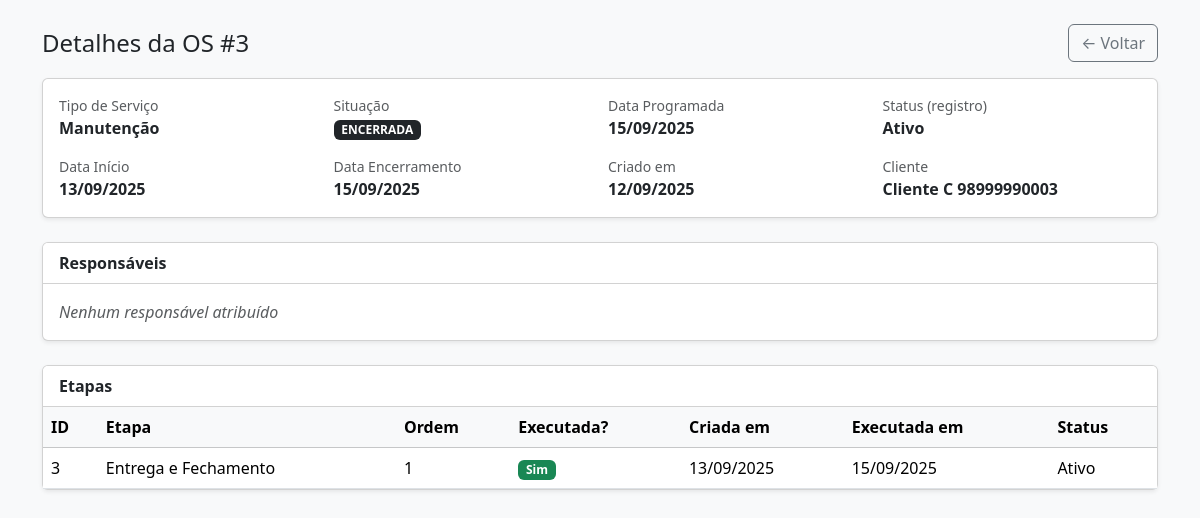
Page /DetalhesOS.php?id=3 (signed in) on the committed database.
### tables this page shows
CREATE TABLE `servicos_os` (
  `id` int(11) NOT NULL,
  `servico_tipo_id` int(11) NOT NULL COMMENT 'Tipo de Serviço',
  `nome_cliente` varchar(250) DEFAULT NULL COMMENT 'Nome do Cliente',
  `numero_cliente` varchar(250) DEFAULT NULL COMMENT 'Contato do Cliente',
  `criado_por_cpf` int(11) NOT NULL COMMENT 'Matricula do Gerador da OS',
  `criado_em` date NOT NULL,
  `data_inicio` date DEFAULT NULL,
  `data_programada` date DEFAULT NULL COMMENT 'Data Programada para Encerramento',
  `data_encerramento` date DEFAULT NULL,
  `situacao` varchar(20) NOT NULL DEFAULT 'ANDAMENTO' COMMENT 'ANDAMENTO/PENDENTE/ENCERRADA',
  `status` varchar(20) NOT NULL COMMENT 'Ativo/Inativo?'
);

CREATE TABLE `servicos_tipos` (
  `id` int(11) NOT NULL,
  `tipo` varchar(250) NOT NULL COMMENT 'Tipo de Serviço',
  `status` varchar(7) NOT NULL COMMENT 'Ativo/Inativo?'
);

CREATE TABLE `servico_etapas` (
  `id` int(11) NOT NULL,
  `etapa` varchar(250) NOT NULL COMMENT 'Nome da Etapa',
  `ordem` int(11) NOT NULL COMMENT 'Ordem da Etapa',
  `execucao` tinyint(4) NOT NULL COMMENT 'Executada?',
  `criada_em` date NOT NULL COMMENT 'Data de Criação da Etapa',
  `executada_em` date DEFAULT NULL COMMENT 'Data de Execução',
  `servico_os_id` int(11) NOT NULL COMMENT 'ID da Ordem de Serviço',
  `status` varchar(7) NOT NULL COMMENT 'Ativo/Inativo?'
);

### DetalhesOS.php (the view, shortened to what this page needs)
<?php
require_once __DIR__ . '/backend/conexao.php';
$id = isset($_GET['id']) ? (int)$_GET['id'] : 0;
$sqlOS = "
    SELECT
        os.id,
        os.servico_tipo_id,
        os.nome_cliente,
        os.numero_cliente,
        os.data_programada,
        os.data_inicio,
        os.data_encerramento,
        os.situacao,
        os.status,
        os.criado_em,
        st.tipo AS tipo_servico
    FROM servicos_os os
    LEFT JOIN servicos_tipos st
           ON st.id = os.servico_tipo_id
    WHERE os.id = :id
    LIMIT 1
";
$stmtOS = $conexao->prepare($sqlOS);
$stmtOS->bindValue(':id', $id, PDO::PARAM_INT);
$stmtOS->execute();
$os = $stmtOS->fetch(PDO::FETCH_ASSOC);
$sqlResp = "
    SELECT DISTINCT
        u.matricula,
        u.nome
    FROM servico_etapas se
    JOIN servico_etapas_responsavel ser
      ON ser.servico_etapa_id = se.id
     AND ser.status = 'Ativo'
    JOIN users u
      ON u.matricula = ser.responsavel
     AND u.status = 'Ativo'
    WHERE se.servico_os_id = :id
      AND se.status = 'Ativo'
    ORDER BY u.nome
";
$stmtResp = $conexao->prepare($sqlResp);
$stmtResp->bindValue(':id', $id, PDO::PARAM_INT);
$stmtResp->execute();
$responsaveis = $stmtResp->fetchAll(PDO::FETCH_ASSOC);
$sqlEtapas = "
    SELECT
        se.id,
        se.etapa,
        se.ordem,
        se.execucao,        -- tinyint(1) 0/1
        se.criada_em,       -- date
        se.executada_em,    -- date (nullable)
        se.status
    FROM servico_etapas se
    WHERE se.servico_os_id = :id
    ORDER BY se.ordem ASC, se.id ASC
";
$stmtEtapas = $conexao->prepare($sqlEtapas);
$stmtEtapas->bindValue(':id', $id, PDO::PARAM_INT);
$stmtEtapas->execute();
$etapas = $stmtEtapas->fetchAll(PDO::FETCH_ASSOC);
function fmtDate($d) {
    $t = strtotime($d);
    return date('d/m/Y', $t);
}
function badgeSituacao($sit) {
    $sit = strtoupper((string)$sit);
    $cls = 'bg-secondary';
    if ($sit === 'ANDAMENTO') $cls = 'bg-success';
    elseif ($sit === 'PENDENTE') $cls = 'bg-warning';
    elseif ($sit === 'ENCERRADA') $cls = 'bg-dark';
    return ['text' => $sit ?: '—', 'class' => $cls];
}
?>
<!DOCTYPE html>
<html lang="pt-br">
<head>
  <link href="https://cdn.jsdelivr.net/npm/bootstrap@5.3.7/dist/css/bootstrap.min.css" rel="stylesheet">
</head>
<body class="bg-light">
  <div class="container py-4">
    <div class="d-flex justify-content-between align-items-center mb-3">
      <h1 class="h4 m-0">Detalhes da OS #<?= (int)$os['id'] ?></h1>
      <div class="d-flex gap-2">
        <a href="servicos.php" class="btn btn-outline-secondary">← Voltar</a>
      </div>
    </div>
    <div class="card mb-4 shadow-sm">
      <div class="card-body">
        <div class="row g-3">
          <div class="col-md-3">
            <div class="text-muted small">Tipo de Serviço</div>
            <div class="fw-semibold"><?= htmlspecialchars($os['tipo_servico'] ?? '—', ENT_QUOTES, 'UTF-8') ?></div>
          </div>
          <div class="col-md-3">
            <div class="text-muted small">Situação</div>
            <?php $b = badgeSituacao($os['situacao'] ?? null); ?>
            <span class="badge <?= $b['class'] ?>"><?= htmlspecialchars($b['text'], ENT_QUOTES, 'UTF-8') ?></span>
          </div>
          <div class="col-md-3">
            <div class="text-muted small">Data Programada</div>
            <div class="fw-semibold"><?= fmtDate($os['data_programada'] ?? null) ?></div>
          </div>
          <div class="col-md-3">
            <div class="text-muted small">Status (registro)</div>
            <div class="fw-semibold"><?= htmlspecialchars($os['status'] ?? '—', ENT_QUOTES, 'UTF-8') ?></div>
          </div>
          <div class="col-md-3">
            <div class="text-muted small">Data Início</div>
            <div class="fw-semibold"><?= fmtDate($os['data_inicio'] ?? null) ?></div>
          </div>
          <div class="col-md-3">
            <div class="text-muted small">Data Encerramento</div>
            <div class="fw-semibold"><?= fmtDate($os['data_encerramento'] ?? null) ?></div>
          </div>
          <div class="col-md-3">
            <div class="text-muted small">Criado em</div>
            <div class="fw-semibold"><?= fmtDate($os['criado_em'] ?? null) ?></div>
          </div>
          <div class="col-md-3">
            <div class="text-muted small">Cliente</div>
            <div class="fw-semibold">
              <?php
                $cli = trim(($os['nome_cliente'] ?? '') . ' ' . ($os['numero_cliente'] ?? ''));
                echo $cli ? htmlspecialchars($cli, ENT_QUOTES, 'UTF-8') : '—';
              ?>
            </div>
          </div>
        </div>
      </div>
    </div>
    <div class="card mb-4 shadow-sm">
      <div class="card-header bg-white"><strong>Responsáveis</strong></div>
      <div class="card-body p-0">
        <?php if (!$responsaveis): ?>
          <div class="p-3 text-muted fst-italic">Nenhum responsável atribuído</div>
        <?php endif; ?>
      </div>
    </div>
    <div class="card mb-4 shadow-sm">
      <div class="card-header bg-white"><strong>Etapas</strong></div>
      <div class="table-responsive">
        <table class="table table-hover align-middle mb-0">
          <thead class="table-light">
            <tr>
              <th>ID</th>
              <th>Etapa</th>
              <th>Ordem</th>
              <th>Executada?</th>
              <th>Criada em</th>
              <th>Executada em</th>
              <th>Status</th>
            </tr>
          </thead>
          <tbody>
            <?php if (!$etapas): ?>
              <tr>
                <td colspan="7" class="text-muted fst-italic text-center py-3">Nenhuma etapa cadastrada</td>
              </tr>
            <?php else: ?>
              <?php foreach ($etapas as $e): ?>
                <tr>
                  <td><?= (int)$e['id'] ?></td>
                  <td><?= htmlspecialchars($e['etapa'] ?? '—', ENT_QUOTES, 'UTF-8') ?></td>
                  <td><?= htmlspecialchars($e['ordem'] ?? '—', ENT_QUOTES, 'UTF-8') ?></td>
                  <td>
                    <?php
                      $isExec = !empty($e['execucao']) && (int)$e['execucao'] === 1;
                      echo $isExec ? '<span class="badge bg-success">Sim</span>' : '<span class="badge bg-secondary">Não</span>';
                    ?>
                  </td>
                  <td><?= fmtDate($e['criada_em'] ?? null) ?></td>
                  <td><?= fmtDate($e['executada_em'] ?? null) ?></td>
                  <td><?= htmlspecialchars($e['status'] ?? '—', ENT_QUOTES, 'UTF-8') ?></td>
                </tr>
              <?php endforeach; ?>
            <?php endif; ?>
          </tbody>
        </table>
      </div>
    </div>
  </div>
</body>
</html>

### rows in the picture
servicos_os: id "3", servicos_tipos.tipo "Manutenção", situacao "ENCERRADA", data_programada "15/09/2025", status "Ativo", data_inicio "13/09/2025", data_encerramento "15/09/2025", criado_em "12/09/2025", cli "Cliente C 98999990003"
servico_etapas: id "3", etapa "Entrega e Fechamento", ordem "1", execucao "Sim", criada_em "13/09/2025", executada_em "15/09/2025", status "Ativo"
